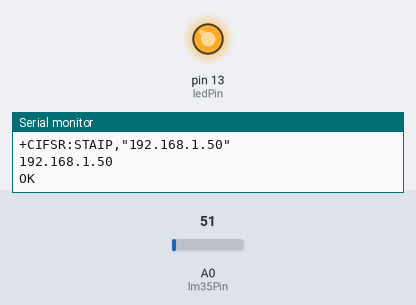
Bench run of a sketch on a simulated Arduino Uno, built with avr-gcc and run on an emulated ATmega328P. Shown: output pins drawn as LEDs (lit = HIGH), the last lines printed to the serial monitor. The test bench sets the inputs (shaded band); at power-on: A0 (lm35Pin) = 51. The modem accepts every AT command (registered, SIM ready, sends succeed) and sends nothing else.

Above: at 39.19 s.
At 48.3 s:
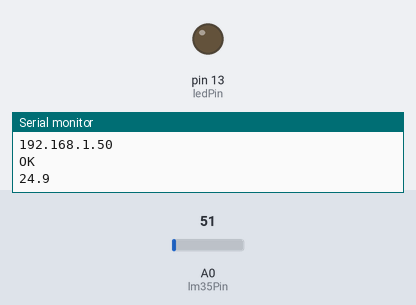
Timing chart, 0 to 62.9 s (numbered marks = the images above):
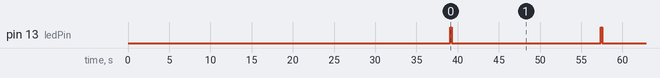

The sketch:

lm35-esp8266-tcp-client.ino
```cpp
// esp8266_test.ino
//
// Plot LM35 data on thingspeak.com using an Arduino and an ESP8266 WiFi
// module.
//
// Author: Mahesh Venkitachalam
// Website: electronut.in

#include <SoftwareSerial.h>
#include <stdlib.h>

#define DEBUG true

// LED
int ledPin = 13;
// LM35 analog input
int lm35Pin = 0;

// connect 2 to TX of Serial USB
// connect 3 to RX of serial USB
SoftwareSerial ser(2, 3); // RX, TX

// this runs once
void setup() {
  // initialize the digital pin as an output.
  pinMode(ledPin, OUTPUT);

  // enable debug serial
  Serial.begin(9600);
  // enable software serial
  ser.begin(9600);

  // reset ESP8266
  sendData("AT+RST\r\n",5000,DEBUG); // reset module
  sendData("AT+CWMODE=1\r\n",2000,DEBUG); // configure as station
  sendData("AT+CWLAP\r\n",10000,DEBUG); // get AP list
  sendData("AT+CWJAP=\"HiWiFi_Free\",\"openusing\"\r\n",15000,DEBUG); //connect to AP
  sendData("AT+CIPMUX=0\r\n",2000,DEBUG); //single connection mode
  sendData("AT+CIFSR\r\n",5000,DEBUG); // get ip address
}

/*
* Name: sendData
* Description: Function used to send data to ESP8266.
* Params: command - the data/command to send; timeout - the time to wait for a response; debug - print to Serial window?(true = yes, false = no)
* Returns: The response from the esp8266 (if there is a reponse)
*/
String sendData(String command, const int timeout, boolean debug)
{
    String response = "";

    ser.print(command); // send the read character to the esp8266

    long int time = millis();

    while( (time+timeout) > millis())
    {
      while(ser.available())
      {

        // The esp has data so display its output to the serial window
        char c = ser.read(); // read the next character.
        response+=c;
      }
    }

    if(debug)
    {
      Serial.print(response);
    }

    return response;
}

// the loop
void loop() {

  // blink LED on board
  digitalWrite(ledPin, HIGH);
  delay(200);
  digitalWrite(ledPin, LOW);

  // read the value from LM35.
  // read 10 values for averaging.
  int val = 0;
  for(int i = 0; i < 10; i++) {
      val += analogRead(lm35Pin);
      delay(500);
  }

  // convert to temp:
  // temp value is in 0-1023 range
  // LM35 outputs 10mV/degree C. ie, 1 Volt => 100 degrees C
  // So Temp = (avg_val/1023)*5 Volts * 100 degrees/Volt
  float temp = val*50.0f/1023.0f;

  // convert to string
  char buf[16];
  String strTemp = dtostrf(temp, 4, 1, buf);

  Serial.println(strTemp);

  // TCP connection
  String cmd = "AT+CIPSTART=\"TCP\",\"192.168.199.174\",9999\r\n";
  sendData(cmd,5000,DEBUG);

  // prepare GET string
  String getStr = String(strTemp)+"\r\n\r\n";

  //send data length
  cmd = "AT+CIPSEND=" + String(getStr.length()) + "\r\n";
  ser.print(cmd);

  if(ser.find(">")){
    ser.print(getStr);
  }
  sendData("AT+CIPCLOSE\r\n",3000,DEBUG);

  // thingspeak needs 15 sec delay between updates
  delay(5000);
}
```

Measured:
- by itself, pin 13 (ledPin): alternates HIGH for 0.20 s and LOW for 18.1 s
